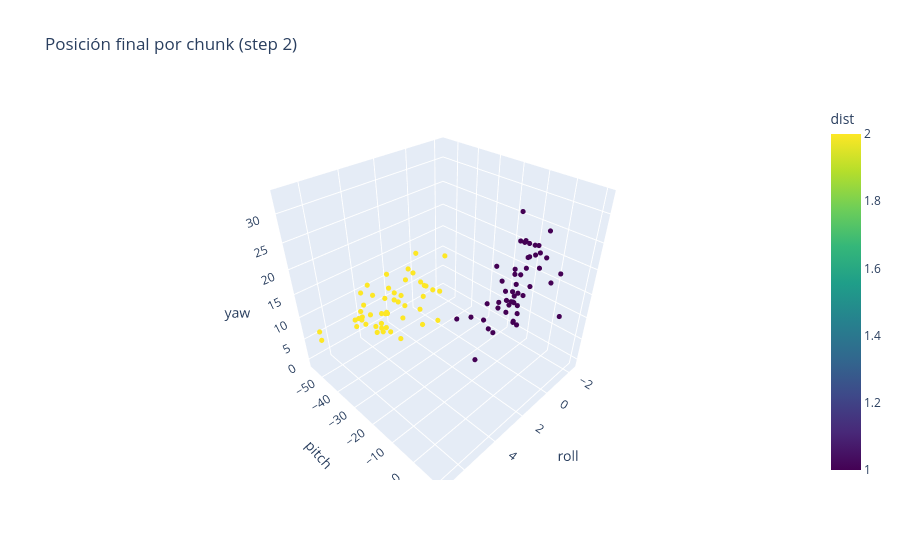

The notebook cell saved with this chart:
### Code cell
import plotly.express as px

summed = Dataset(archivo=archivo).filter_by_step(step).filter_only_last_vector().sum_by_chunk().data

fig = px.scatter_3d(summed, x="roll", y="pitch", z="yaw",
                    color="dist",
                    color_continuous_scale="Viridis",
                    title=f"Posición final por chunk (step {step})")

fig.update_traces(marker=dict(size=3))
fig.show()
